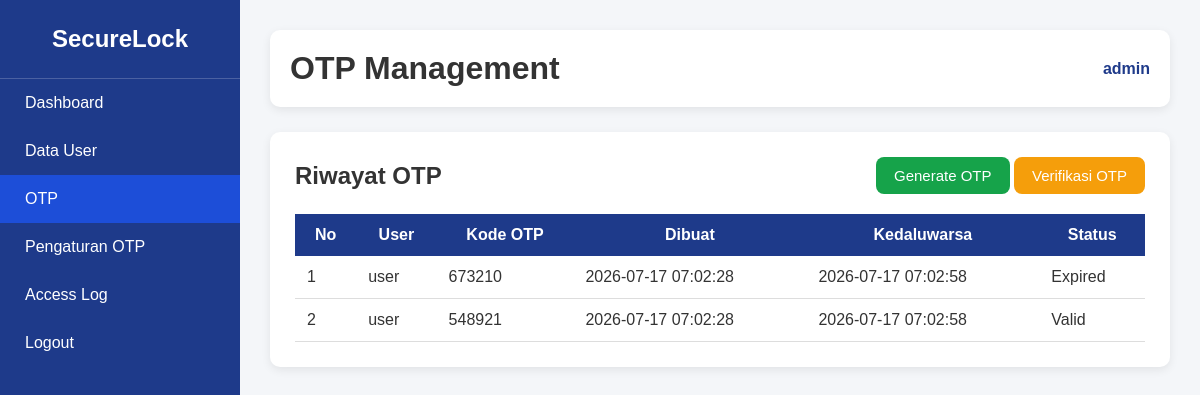
The page /otp.php (signed in) on the database its author committed.
### tables this page shows
CREATE TABLE otp_logs (
    id INT AUTO_INCREMENT PRIMARY KEY,
    user_id INT NOT NULL,
    otp_code VARCHAR(6) NOT NULL,
    generated_at DATETIME DEFAULT CURRENT_TIMESTAMP,
    expired_at DATETIME,
    status ENUM('Valid','Expired','Used') DEFAULT 'Valid',

    CONSTRAINT fk_otp_user
    FOREIGN KEY (user_id)
    REFERENCES users(id)
    ON DELETE CASCADE
);

CREATE TABLE users (
    id INT AUTO_INCREMENT PRIMARY KEY,
    username VARCHAR(50) NOT NULL UNIQUE,
    email VARCHAR(100) NOT NULL,
    password VARCHAR(255) NOT NULL,
    role ENUM('Admin','User') DEFAULT 'User',
    created_at TIMESTAMP DEFAULT CURRENT_TIMESTAMP
);

### otp.php (the view, shortened to what this page needs)
<?php
include "koneksi.php";
$query = mysqli_query($conn, "
SELECT
otp_logs.*,
users.username
FROM otp_logs
INNER JOIN users
ON otp_logs.user_id = users.id
ORDER BY otp_logs.generated_at DESC
");
?>
<!DOCTYPE html>
<html lang="id">
<head>
<link rel="stylesheet" href="css/style.css">
</head>
<body>
<div class="sidebar">
<h2>SecureLock</h2>
<a href="dashboard.php">Dashboard</a>
<a href="user.php">Data User</a>
<a href="otp.php" class="active">OTP</a>
<a href="setting.php">Pengaturan OTP</a>
<a href="access_log.php">Access Log</a>
<a href="logout.php">Logout</a>
</div>
<div class="main">
<div class="topbar">
<h1>OTP Management</h1>
<div class="profile">
<?php echo $_SESSION['username']; ?>
</div>
</div>
<div class="table-box">
<div class="table-header">
<h2>Riwayat OTP</h2>
<div>
<a href="generate.php" class="btn btn-success">
Generate OTP
</a>
<a href="verifikasi.php" class="btn btn-warning">
Verifikasi OTP
</a>
</div>
</div>
<table>
<tr>
<th>No</th>
<th>User</th>
<th>Kode OTP</th>
<th>Dibuat</th>
<th>Kedaluwarsa</th>
<th>Status</th>
</tr>
<?php
$no = 1;
while($data = mysqli_fetch_assoc($query)){
?>
<tr>
<td><?= $no++; ?></td>
<td><?= $data['username']; ?></td>
<td><?= $data['otp_code']; ?></td>
<td><?= $data['generated_at']; ?></td>
<td><?= $data['expired_at']; ?></td>
<td><?= $data['status']; ?></td>
</tr>
<?php } ?>
</table>
</div>
</div>
</body>
</html>

### css/style.css (style rules this page uses)
* { margin:0; padding:0; box-sizing:border-box; font-family:Poppins, Arial, sans-serif; }
body { background:#f4f6f9; color:#333; }
a { text-decoration:none; }
.sidebar { width:240px; height:100vh; background:#1e3a8a; position:fixed; left:0; top:0; overflow:auto; }
.sidebar h2 { color:white; text-align:center; padding:25px 10px; border-bottom:1px solid rgba(255,255,255,.2); }
.sidebar a { display:block; color:white; padding:15px 25px; transition:.3s; }
.sidebar .active { background:#1d4ed8; }
.main { margin-left:240px; padding:30px; }
.topbar { background:white; padding:20px; display:flex; justify-content:space-between; align-items:center; border-radius:10px; box-shadow:0 3px 10px rgba(0,0,0,.08); margin-bottom:25px; }
.profile { font-weight:bold; color:#1e3a8a; }
.table-box { background:white; padding:25px; border-radius:10px; box-shadow:0 3px 10px rgba(0,0,0,.08); }
.table-header { display:flex; justify-content:space-between; align-items:center; margin-bottom:20px; }
table { width:100%; border-collapse:collapse; }
table th { background:#1e3a8a; color:white; padding:12px; }
table td { padding:12px; border-bottom:1px solid #ddd; }
button, .btn { display:inline-block; padding:10px 18px; border:none; border-radius:8px; cursor:pointer; color:white; font-size:15px; transition:.3s; }
.btn-success { background:#16a34a; }
.btn-warning { background:#f59e0b; }

### rows shown on the page
otp_logs: user.username "user", otp_code "673210", generated_at "2026-07-17 07:02:28", expired_at "2026-07-17 07:02:58", status "Expired"
otp_logs: user.username "user", otp_code "548921", generated_at "2026-07-17 07:02:28", expired_at "2026-07-17 07:02:58", status "Valid"

### other values the page prints
$_SESSION['username'] "admin"
